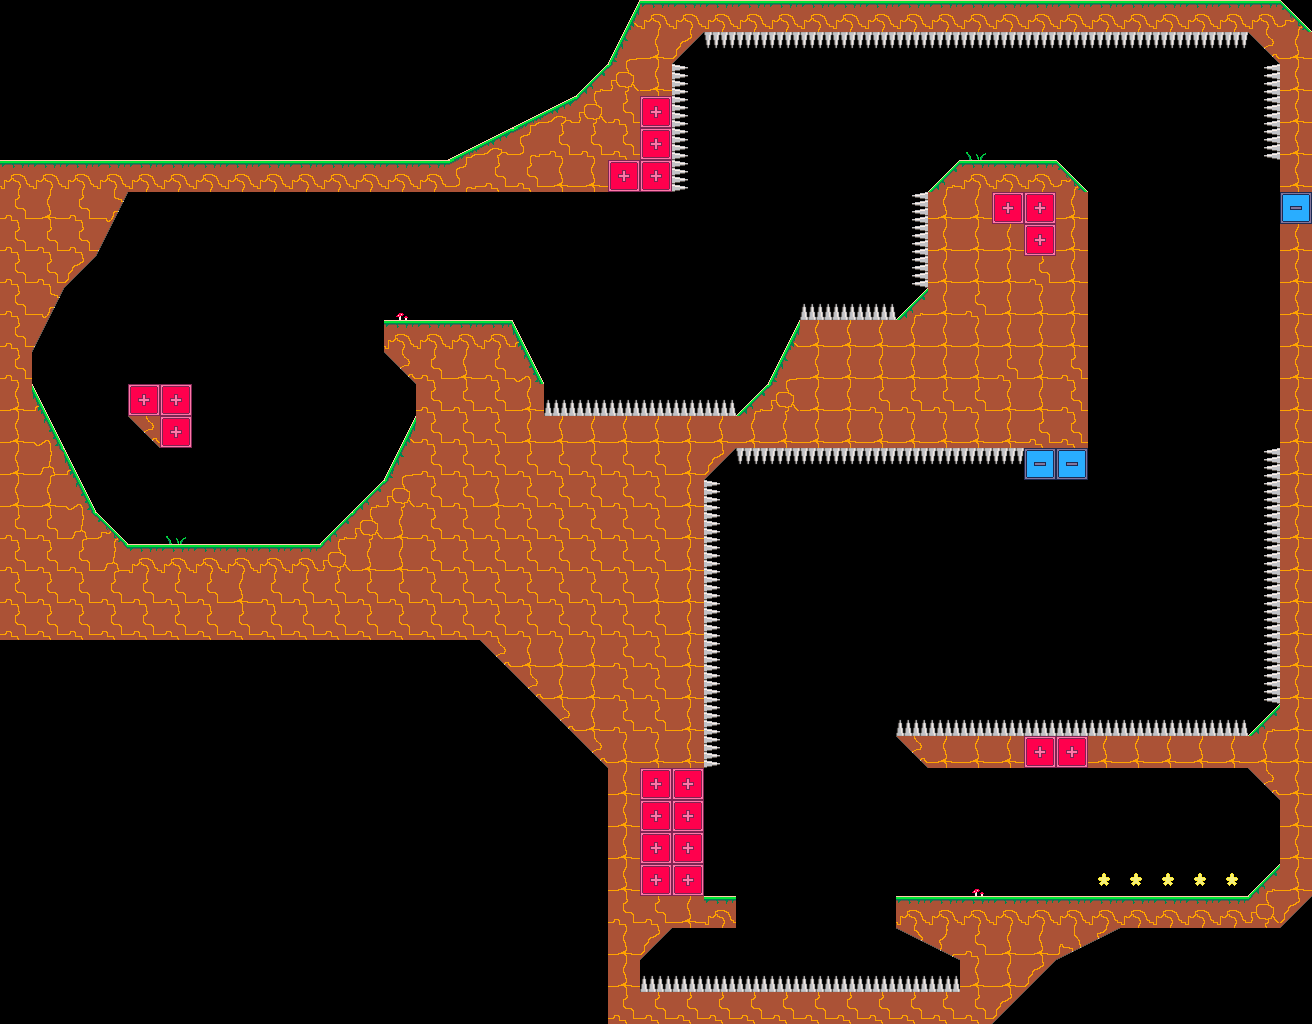

The image is a tile-based game level rendered from a .tmx file. Its description and complete source (layers, tilesets, objects, tile grids) follow:
An orthogonal 41x32 tile map with 32x32 px tiles, 1 tile layer (tiles) and 1 object (spawn).

<map version="1.10" tiledversion="1.11.0" orientation="orthogonal" renderorder="right-down" width="41" height="32" tilewidth="32" tileheight="32" infinite="0" nextlayerid="3" nextobjectid="2">
 <editorsettings>
  <export target="../../../assets/levels/018.json" format="json" />
 </editorsettings>
 <tileset firstgid="1" source="../tileset.tsx" />
 <layer id="1" name="tiles" width="41" height="32">
  <data encoding="csv">
0,0,0,0,0,0,0,0,0,0,0,0,0,0,0,0,0,0,0,5,26,26,26,26,26,26,26,26,26,26,26,26,26,26,26,26,26,26,26,26,16,
0,0,0,0,0,0,0,0,0,0,0,0,0,0,0,0,0,0,0,11,37,22,32,32,32,32,32,32,32,32,32,32,32,32,32,32,32,32,32,21,37,
0,0,0,0,0,0,0,0,0,0,0,0,0,0,0,0,0,0,15,29,37,27,0,0,0,0,0,0,0,0,0,0,0,0,0,0,0,0,0,25,37,
0,0,0,0,0,0,0,0,0,0,0,0,0,0,0,0,1,2,29,33,19,27,0,0,0,0,0,0,0,0,0,0,0,0,0,0,0,0,0,25,37,
0,0,0,0,0,0,0,0,0,0,0,0,0,0,1,2,30,33,33,33,19,27,0,0,0,0,0,13,13,13,28,0,0,0,0,0,0,0,0,25,37,
26,26,26,26,26,26,26,26,26,26,26,26,26,26,30,33,33,37,37,19,19,27,0,0,0,0,0,0,0,15,26,26,26,16,0,0,0,0,13,13,37,
33,37,33,18,0,0,0,0,0,0,0,0,0,0,0,0,0,0,0,13,13,0,0,0,0,0,0,0,25,37,37,19,19,37,0,0,0,0,0,13,31,
33,33,33,24,0,0,0,0,0,0,0,0,0,0,0,0,0,0,0,13,13,0,0,0,0,0,0,0,25,37,37,37,19,37,0,0,0,0,0,13,37,
33,33,22,0,0,0,0,0,0,0,0,0,0,0,0,0,0,0,0,13,13,0,0,0,0,0,0,0,25,37,37,37,33,37,0,0,0,0,0,13,37,
33,18,13,13,0,0,0,0,0,0,0,0,36,0,0,0,0,0,0,0,0,0,0,0,0,20,20,20,15,37,33,37,37,37,0,0,0,0,0,13,37,
33,24,13,0,0,0,0,0,0,0,0,13,26,26,26,26,6,0,0,0,0,0,0,0,5,37,37,37,37,37,37,37,37,37,0,0,0,0,0,13,37,
33,13,13,0,0,0,0,0,0,0,13,13,21,33,37,33,12,0,0,0,0,0,0,0,11,37,37,37,37,37,37,33,37,33,0,0,0,0,0,13,37,
37,6,13,13,19,19,0,0,0,0,13,13,13,33,33,33,37,20,20,20,20,20,20,15,29,37,37,33,33,33,33,37,37,33,0,0,0,0,0,13,37,
37,12,0,13,21,19,0,0,0,13,13,13,5,33,33,33,37,37,37,37,37,37,37,37,37,37,37,37,37,37,37,37,33,33,0,0,0,0,0,13,37,
37,34,6,0,0,0,0,0,0,13,13,13,11,33,33,33,33,33,33,33,33,37,22,32,32,32,32,32,32,32,32,32,31,31,0,0,0,0,0,25,37,
37,37,12,13,13,0,0,0,13,13,13,15,29,33,33,37,33,33,33,33,33,37,27,13,13,0,0,0,0,0,0,13,13,13,13,0,0,0,0,25,37,
33,33,34,16,0,28,0,0,13,13,15,29,37,33,33,33,33,33,33,33,33,37,27,13,0,0,0,0,0,0,0,0,0,0,0,0,0,0,0,25,37,
33,33,33,34,26,26,26,26,26,26,29,37,37,33,33,33,33,33,33,33,33,37,27,0,0,0,0,0,0,0,0,0,0,0,0,0,0,0,0,25,37,
33,33,33,33,33,33,33,37,33,33,33,33,33,33,33,33,33,33,33,33,37,37,27,0,0,0,0,0,0,0,0,0,0,0,0,0,0,0,0,25,37,
33,33,33,33,33,33,33,33,33,33,33,33,33,33,33,33,33,33,33,33,33,37,27,0,0,0,0,0,0,0,0,0,0,0,0,0,0,0,0,25,37,
0,0,0,0,0,0,0,0,0,0,0,0,0,0,0,21,37,37,37,33,33,37,27,0,0,0,0,0,0,0,0,0,0,0,0,0,0,0,0,25,37,
0,0,0,0,0,0,0,0,0,0,0,0,0,0,0,0,21,37,37,33,33,37,27,0,0,0,0,0,0,0,0,0,0,0,0,0,0,0,0,25,37,
0,0,0,0,0,0,0,0,0,0,0,0,0,0,0,0,0,21,37,33,33,37,27,0,0,0,0,0,20,20,20,20,20,20,20,20,20,20,20,15,37,
0,0,0,0,0,0,0,0,0,0,0,0,0,13,13,13,13,13,21,37,37,37,27,0,0,0,0,0,21,37,37,37,19,19,37,37,37,37,37,37,37,
0,0,0,0,0,0,0,0,0,0,0,0,0,0,0,0,0,0,13,37,19,19,0,0,0,0,0,0,13,13,13,0,0,0,0,0,0,0,0,21,37,
0,0,0,0,0,0,0,0,0,0,0,0,0,0,0,0,0,0,13,37,19,19,13,13,13,13,13,0,13,13,13,13,0,0,0,0,0,0,0,0,37,
0,0,0,0,0,0,0,0,0,0,0,0,0,0,0,0,0,0,13,37,19,19,0,0,0,0,0,13,13,13,13,13,0,0,0,0,0,0,0,0,37,
0,0,0,0,0,0,0,0,0,0,0,0,0,0,0,0,0,0,13,37,19,19,0,0,0,0,0,0,0,0,36,0,0,0,14,14,14,14,14,15,37,
0,0,0,0,0,0,0,0,0,0,0,0,13,13,13,13,13,13,13,33,33,37,26,13,13,13,13,13,26,26,26,26,26,26,26,26,26,26,26,29,22,
0,0,0,0,0,0,0,0,0,0,0,0,0,0,0,0,0,0,0,37,22,13,13,13,13,13,13,13,7,8,33,37,37,9,10,0,0,0,0,0,0,
0,0,0,0,0,0,0,0,0,0,0,0,0,0,0,0,0,0,0,37,20,20,20,20,20,20,20,20,20,20,37,37,22,0,0,0,0,0,0,0,0,
0,0,0,0,0,0,0,0,0,0,0,0,0,0,0,0,0,0,0,33,33,33,33,33,33,33,33,33,33,33,33,22,0,0,0,0,0,0,0,0,0
</data>
 </layer>
 <objectgroup id="2" name="spawns">
  <object id="1" name="spawn" x="288" y="512.5">
   <point />
  </object>
 </objectgroup>
</map>
